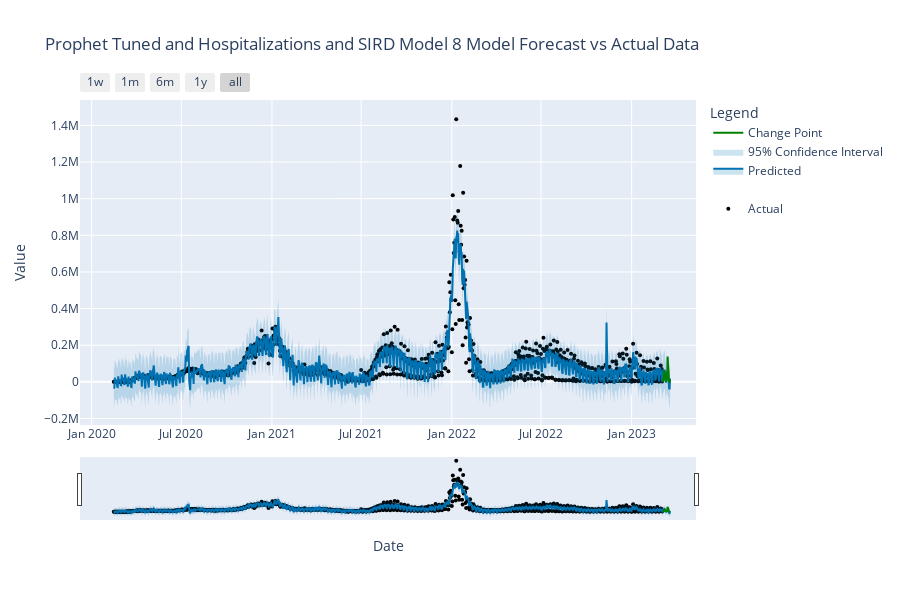

The notebook cell this image was saved under:
### Markdown cell above
#### <a id='toc5_2_1_3_'></a>[Model Evaluation](#toc0_)

### Code cell
prophet_model_eval_pipeline(model, forecast_df=forecast_df, title=title)

### Figure 1 — Plotly figure (JSON) as saved in the notebook; plotly's stock layout.template omitted (floating-point values rounded to 4 significant figures; data arrays with more than 128 entries replaced by an {"elided": "..."} marker saying what was removed)
{"data": [{"marker": {"color": "black", "size": 4}, "mode": "markers", "name": "Actual", "type": "scatter", "x": {"elided": "1114 str values"}, "y": {"elided": "1114 int values"}}, {"hoverinfo": "skip", "line": {"width": 0}, "mode": "lines", "name": "", "type": "scatter", "x": {"elided": "1130 str values"}, "y": {"elided": "1130 float values"}}, {"fill": "tonexty", "fillcolor": "rgba(0, 114, 178, 0.2)", "line": {"color": "#0072B2", "width": 2}, "mode": "lines", "name": "Predicted", "type": "scatter", "x": {"elided": "1130 str values"}, "y": {"elided": "1130 float values"}}, {"fill": "tonexty", "fillcolor": "rgba(0, 114, 178, 0.2)", "hoverinfo": "skip", "line": {"width": 0}, "mode": "lines", "name": "95% Confidence Interval", "type": "scatter", "x": {"elided": "1130 str values"}, "y": {"elided": "1130 float values"}}, {"line": {"color": "green"}, "mode": "lines", "name": "Change Point", "type": "scatter", "x": {"elided": "1130 str values"}, "y": {"elided": "1130 int values"}}], "layout": {"height": 600, "legend": {"title": {"text": "Legend"}}, "showlegend": true, "title": {"text": "Prophet Tuned and Hospitalizations and SIRD Model 8 Model Forecast vs Actual Data"}, "width": 900, "xaxis": {"rangeselector": {"buttons": [{"count": 7, "label": "1w", "step": "day", "stepmode": "backward"}, {"count": 1, "label": "1m", "step": "month", "stepmode": "backward"}, {"count": 6, "label": "6m", "step": "month", "stepmode": "backward"}, {"count": 1, "label": "1y", "step": "year", "stepmode": "backward"}, {"step": "all"}]}, "rangeslider": {"visible": true}, "title": {"text": "Date"}, "type": "date"}, "yaxis": {"title": {"text": "Value"}}}}
